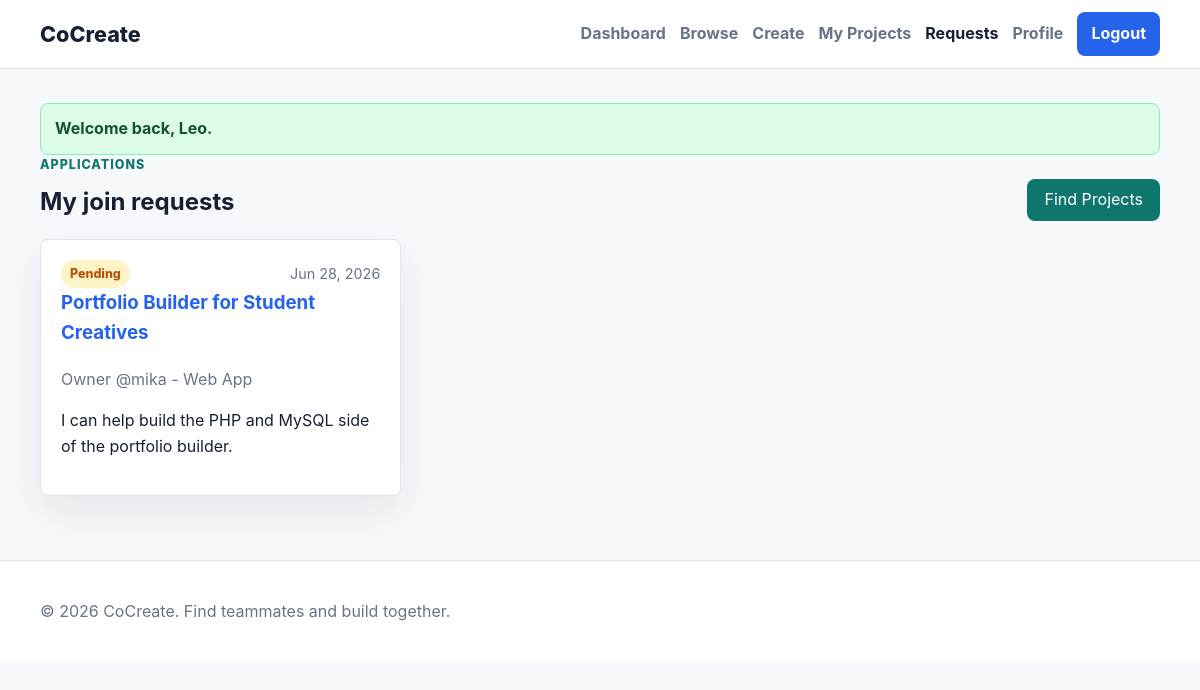
Screenshot of /pages/my_requests.php (signed in) with the database file from the repository.
### tables this page shows
CREATE TABLE join_requests (
  request_id INT UNSIGNED AUTO_INCREMENT PRIMARY KEY,
  project_id INT UNSIGNED NOT NULL,
  user_id INT UNSIGNED NOT NULL,
  skill_id INT UNSIGNED DEFAULT NULL,
  message TEXT DEFAULT NULL,
  request_status ENUM('pending', 'accepted', 'rejected') NOT NULL DEFAULT 'pending',
  created_at TIMESTAMP NOT NULL DEFAULT CURRENT_TIMESTAMP,
  UNIQUE KEY unique_project_applicant (project_id, user_id),
  CONSTRAINT fk_requests_project
    FOREIGN KEY (project_id) REFERENCES projects(project_id)
    ON DELETE CASCADE ON UPDATE CASCADE,
  CONSTRAINT fk_requests_user
    FOREIGN KEY (user_id) REFERENCES users(user_id)
    ON DELETE CASCADE ON UPDATE CASCADE,
  CONSTRAINT fk_requests_skill
    FOREIGN KEY (skill_id) REFERENCES skills(skill_id)
    ON DELETE SET NULL ON UPDATE CASCADE
);

CREATE TABLE projects (
  project_id INT UNSIGNED AUTO_INCREMENT PRIMARY KEY,
  user_id INT UNSIGNED NOT NULL,
  project_title VARCHAR(180) NOT NULL,
  description TEXT NOT NULL,
  required_skills TEXT NOT NULL,
  category VARCHAR(120) NOT NULL,
  project_status ENUM('open', 'in_progress', 'completed') NOT NULL DEFAULT 'open',
  created_at TIMESTAMP NOT NULL DEFAULT CURRENT_TIMESTAMP,
  CONSTRAINT fk_projects_user
    FOREIGN KEY (user_id) REFERENCES users(user_id)
    ON DELETE CASCADE ON UPDATE CASCADE
);

CREATE TABLE users (
  user_id INT UNSIGNED AUTO_INCREMENT PRIMARY KEY,
  firstname VARCHAR(80) NOT NULL,
  lastname VARCHAR(80) NOT NULL,
  username VARCHAR(80) NOT NULL UNIQUE,
  email VARCHAR(160) NOT NULL UNIQUE,
  password_hash VARCHAR(255) NOT NULL,
  profile_picture VARCHAR(255) DEFAULT NULL,
  skills TEXT DEFAULT NULL,
  interests TEXT DEFAULT NULL,
  bio TEXT DEFAULT NULL,
  role ENUM('user', 'admin') NOT NULL DEFAULT 'user',
  status ENUM('active', 'disabled') NOT NULL DEFAULT 'active',
  created_at TIMESTAMP NOT NULL DEFAULT CURRENT_TIMESTAMP
);

### includes/session.php (called while the page is built, shortened)
<?php
function e($value): string
{
    return htmlspecialchars((string)($value ?? ''), ENT_QUOTES, 'UTF-8');
}
function status_label(string $status): string
{
    return ucwords(str_replace('_', ' ', $status));
}

### pages/my_requests.php (the view, shortened to what this page needs)
<?php
require_once __DIR__ . '/../includes/session.php';
require_once __DIR__ . '/../includes/db.php';
$stmt = $pdo->prepare('SELECT jr.*, p.project_title, p.project_status, p.category, u.username AS owner FROM join_requests jr JOIN projects p ON p.project_id = jr.project_id JOIN users u ON u.user_id = p.user_id WHERE jr.user_id = ? ORDER BY jr.created_at DESC');
$stmt->execute([current_user_id()]);
$requests = $stmt->fetchAll();
require_once __DIR__ . '/../includes/header.php';
?>
<section class="page-head">
  <div>
    <p class="eyebrow">Applications</p>
    <h1>My join requests</h1>
  </div>
  <a class="btn btn-secondary" href="browse.php">Find Projects</a>
</section>
<?php if (!$requests): ?>
  <div class="empty-state">You have not requested to join any projects yet.</div>
<?php else: ?>
  <div class="cards-grid">
    <?php foreach ($requests as $request): ?>
      <article class="card">
        <div class="card-meta">
          <span class="status status-<?= e($request['request_status']) ?>"><?= e(status_label($request['request_status'])) ?></span>
          <span><?= e(date('M j, Y', strtotime($request['created_at']))) ?></span>
        </div>
        <h3><a href="project.php?id=<?= (int)$request['project_id'] ?>"><?= e($request['project_title']) ?></a></h3>
        <p class="muted">Owner @<?= e($request['owner']) ?> - <?= e($request['category']) ?></p>
        <p><?= e($request['message'] ?: 'No message provided.') ?></p>
      </article>
    <?php endforeach; ?>
  </div>
<?php endif; ?>
<?php
require_once __DIR__ . '/../includes/footer.php';
?>

### assets/css/styles.css (style rules this page uses)
:root { --bg: #f6f8fb; --surface: #ffffff; --ink: #172033; --muted: #687386; --line: #dfe6ef; --primary: #2563eb; --primary-dark: #1d4ed8; --secondary: #0f766e; --danger: #dc2626; --warning: #b45309; --success: #15803d; --shadow: 0 16px 40px rgba(23, 32, 51, 0.08); --radius: 8px; }
* { box-sizing: border-box; }
body { margin: 0; min-height: 100vh; background: var(--bg); color: var(--ink); font-family: Inter, ui-sans-serif, system-ui, -apple-system, BlinkMacSystemFont, "Segoe UI", sans-serif; line-height: 1.6; }
a { color: var(--primary); text-decoration: none; }
.section-head, .page-head { display: flex; align-items: end; justify-content: space-between; gap: 18px; margin-bottom: 18px; }
.section-head h2, .page-head h1 { margin: 0; }
.eyebrow { margin: 0 0 8px; color: var(--secondary); font-weight: 800; text-transform: uppercase; letter-spacing: 0.08em; font-size: 0.78rem; }
.muted { color: var(--muted); }
.cards-grid { display: grid; grid-template-columns: repeat(3, minmax(0, 1fr)); gap: 18px; }
.card, .stat, .empty-state, .filter-bar { border: 1px solid var(--line); border-radius: var(--radius); background: var(--surface); box-shadow: var(--shadow); }
.card { padding: 20px; }
.card h3, .card h2 { margin-top: 0; }
.card-meta { display: flex; align-items: center; justify-content: space-between; gap: 12px; color: var(--muted); font-size: 0.9rem; }
.status { display: inline-flex; align-items: center; min-height: 28px; padding: 4px 9px; border-radius: 999px; font-weight: 800; font-size: 0.78rem; text-transform: capitalize; }
.status-in_progress, .status-pending { color: var(--warning); background: #fef3c7; }
.btn { display: inline-flex; align-items: center; justify-content: center; min-height: 42px; padding: 10px 16px; border: 1px solid transparent; border-radius: var(--radius); cursor: pointer; font-weight: 800; font: inherit; line-height: 1.1; text-decoration: none; transition: transform 0.15s ease, background 0.15s ease; }
.btn-secondary { color: #fff; background: var(--secondary); }

### rows the page displays
join_requests: request_status "Pending", created_at "Jun 28, 2026", project.project_title "Portfolio Builder for Student Creatives", users.username "mika", project.category "Web App", message "I can help build the PHP and MySQL side of the portfolio builder."

### other values shown
$message "Welcome back, Leo."
